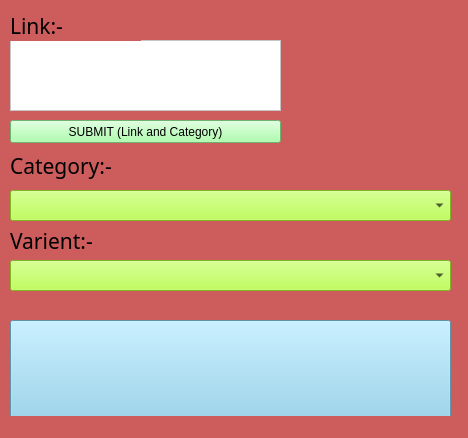
<?xml version="1.0" encoding="UTF-8"?>
<ui version="4.0">
 <class>MainWindow</class>
 <widget class="QMainWindow" name="MainWindow">
  <property name="geometry">
   <rect>
    <x>0</x>
    <y>0</y>
    <width>468</width>
    <height>438</height>
   </rect>
  </property>
  <property name="maximumSize">
   <size>
    <width>468</width>
    <height>438</height>
   </size>
  </property>
  <property name="windowTitle">
   <string>MainWindow</string>
  </property>
  <property name="styleSheet">
   <string notr="true">background-color:#CD5C5C</string>
  </property>
  <widget class="QWidget" name="centralwidget">
   <widget class="QComboBox" name="comboBox">
    <property name="geometry">
     <rect>
      <x>10</x>
      <y>190</y>
      <width>441</width>
      <height>31</height>
     </rect>
    </property>
    <property name="styleSheet">
     <string notr="true">background-color:#ADFF2F;</string>
    </property>
   </widget>
   <widget class="QComboBox" name="comboBox_2">
    <property name="geometry">
     <rect>
      <x>10</x>
      <y>260</y>
      <width>441</width>
      <height>31</height>
     </rect>
    </property>
    <property name="styleSheet">
     <string notr="true">background-color:#ADFF2F;</string>
    </property>
   </widget>
   <widget class="QLabel" name="label">
    <property name="geometry">
     <rect>
      <x>290</x>
      <y>20</y>
      <width>161</width>
      <height>141</height>
     </rect>
    </property>
    <property name="maximumSize">
     <size>
      <width>161</width>
      <height>141</height>
     </size>
    </property>
    <property name="styleSheet">
     <string notr="true"/>
    </property>
    <property name="text">
     <string/>
    </property>
    <property name="pixmap">
     <pixmap>ty.png</pixmap>
    </property>
    <property name="scaledContents">
     <bool>true</bool>
    </property>
   </widget>
   <widget class="QLabel" name="label_2">
    <property name="geometry">
     <rect>
      <x>10</x>
      <y>150</y>
      <width>131</width>
      <height>31</height>
     </rect>
    </property>
    <property name="font">
     <font>
      <family>OCR A Extended</family>
      <pointsize>16</pointsize>
     </font>
    </property>
    <property name="text">
     <string>Category:-</string>
    </property>
   </widget>
   <widget class="QLabel" name="label_3">
    <property name="geometry">
     <rect>
      <x>10</x>
      <y>230</y>
      <width>121</width>
      <height>21</height>
     </rect>
    </property>
    <property name="font">
     <font>
      <family>OCR A Extended</family>
      <pointsize>16</pointsize>
     </font>
    </property>
    <property name="text">
     <string>Varient:-</string>
    </property>
   </widget>
   <widget class="QPushButton" name="pushButton">
    <property name="geometry">
     <rect>
      <x>10</x>
      <y>320</y>
      <width>441</width>
      <height>101</height>
     </rect>
    </property>
    <property name="styleSheet">
     <string notr="true">background-color:skyblue;</string>
    </property>
    <property name="text">
     <string/>
    </property>
    <property name="icon">
     <iconset>
      <normaloff>ff.png</normaloff>ff.png</iconset>
    </property>
    <property name="iconSize">
     <size>
      <width>60</width>
      <height>80</height>
     </size>
    </property>
   </widget>
   <widget class="QTextEdit" name="textEdit">
    <property name="geometry">
     <rect>
      <x>10</x>
      <y>40</y>
      <width>271</width>
      <height>71</height>
     </rect>
    </property>
    <property name="styleSheet">
     <string notr="true">background-color:white</string>
    </property>
   </widget>
   <widget class="QLabel" name="label_4">
    <property name="geometry">
     <rect>
      <x>10</x>
      <y>10</y>
      <width>131</width>
      <height>31</height>
     </rect>
    </property>
    <property name="font">
     <font>
      <family>OCR A Extended</family>
      <pointsize>16</pointsize>
     </font>
    </property>
    <property name="text">
     <string>Link:-</string>
    </property>
   </widget>
   <widget class="QPushButton" name="pushButton_2">
    <property name="geometry">
     <rect>
      <x>10</x>
      <y>120</y>
      <width>271</width>
      <height>23</height>
     </rect>
    </property>
    <property name="minimumSize">
     <size>
      <width>0</width>
      <height>0</height>
     </size>
    </property>
    <property name="styleSheet">
     <string notr="true">background-color:#98FB98;</string>
    </property>
    <property name="text">
     <string>SUBMIT (Link and Category)</string>
    </property>
   </widget>
  </widget>
  <widget class="QStatusBar" name="statusbar"/>
 </widget>
 <resources/>
 <connections/>
</ui>
